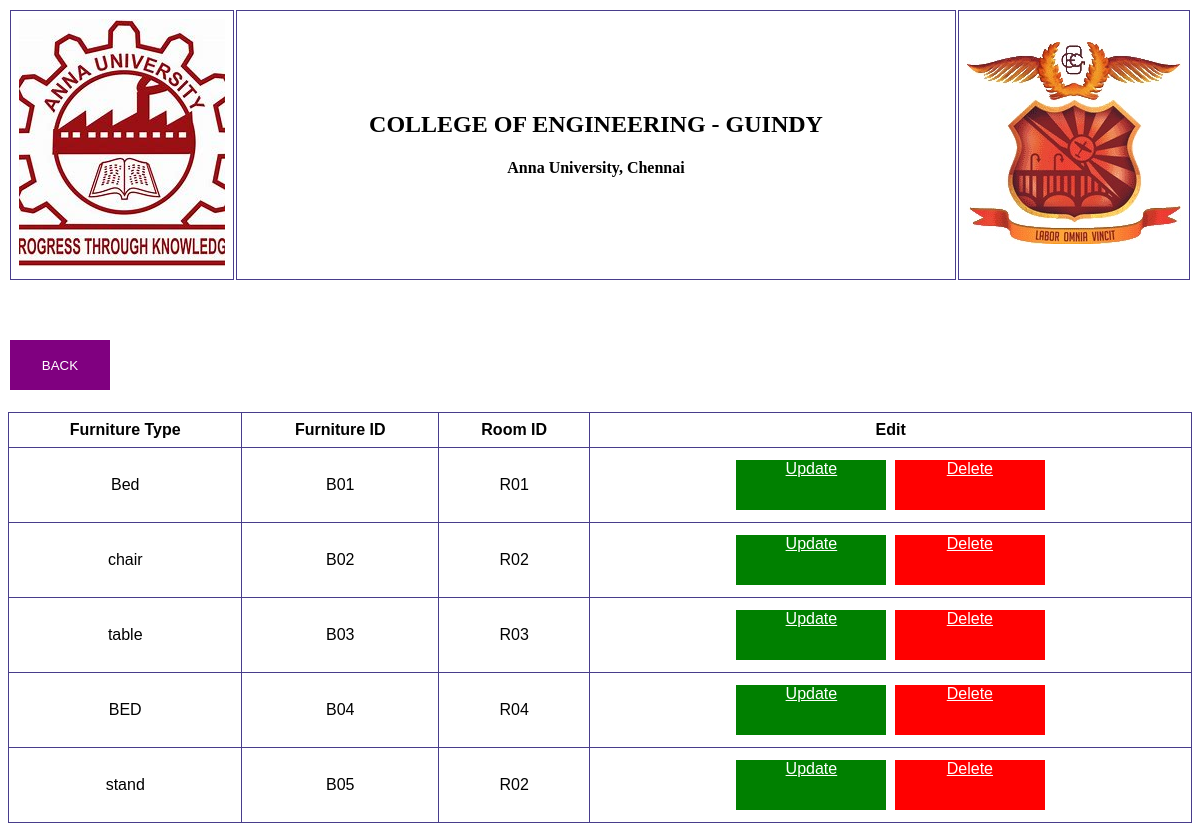
/furniture_display.php, run on the app's committed database.
### tables this page shows
CREATE TABLE `hostel_furniture` (
  `furniture_type` varchar(55) NOT NULL,
  `furniture_id` varchar(20) NOT NULL,
  `Room_id` varchar(20) DEFAULT NULL
);

### furniture_display.php (the view, shortened to what this page needs)
<!DOCTYPE html>
<html>
    <head>
        <link rel="stylesheet" href="styles.css">
    </head>
<body>
    <table style="width: 100%;text-align: center;">
        <tr>
            <td class="logo" ><img src="download.jfif"></td>
            <td ><h2>COLLEGE OF ENGINEERING - GUINDY</h2><h4>Anna University, Chennai</h4></td>
                <td class="logo" ><img src="CEGlogo.jpg"></td>
        </tr>
    </table><br>
    <br><br>
    <button class="back" onclick="document.location.href='furniture.html'";>
        BACK
    </button>
    <br><br>
    <table class="table1">
            <tr>
                <th>Furniture Type </th>
                <th>Furniture ID</th>
                <th>Room ID</th>
                <th>Edit</th>
            </tr>
    <?php
        $database = mysqli_connect('localhost','root','','hosteli');
        if($database){
            $query = "SELECT * FROM hostel_furniture";
            $results = mysqli_query($database,$query);
            while($row = mysqli_fetch_array($results)){
    ?>
            <tr>
                <td><label><?php echo $row['furniture_type']; ?></label></td>
                <td><label><?php echo $row['furniture_id']; ?></label></td>
                <td><label><?php echo $row['Room_id']; ?></label></td>
                <td>
                    <a class="update" href="update_furn.php?furn_id=<?php echo $row["furniture_id"]; ?>">Update</a>
                    <a class="delete" href="delete_furn.php?furn_id=<?php echo $row["furniture_id"]; ?>">Delete</a>
                </td>
            </tr>
    <?php
    }
    }
    else{
        echo "Not Connected";
    }
    ?>
</table>
</body>
</html>

### styles.css (style rules this page uses)
td, th { border: 1px solid darkslateblue; text-align: center; padding: 8px; }
.logo { width: 5%; }
.back { background-color: purple; padding: auto; border: none; color: white; text-align:center; width: 100px; height:50px; display: inline-block; margin: 4px 2px; cursor : pointer; }
.table1 { font-family: arial, sans-serif; border-collapse: collapse; width: 100%; }

### furniture_display.php (style rules this page uses)
.update { background-color: green; padding: auto; border: none; color: white; text-align:center; width: 150px; height: 50px;; display: inline-block; margin: 4px 2px; cursor : pointer; }
.delete { background-color: red; padding: auto; border: none; color: white; text-align:center; width: 150px; height: 50px;; display: inline-block; margin: 4px 2px; cursor : pointer; }

### data on the page
hostel_furniture: furniture_type "Bed", furniture_id "B01", Room "R01"
hostel_furniture: furniture_type "chair", furniture_id "B02", Room "R02"
hostel_furniture: furniture_type "table", furniture_id "B03", Room "R03"
hostel_furniture: furniture_type "BED", furniture_id "B04", Room "R04"
hostel_furniture: furniture_type "stand", furniture_id "B05", Room "R02"
